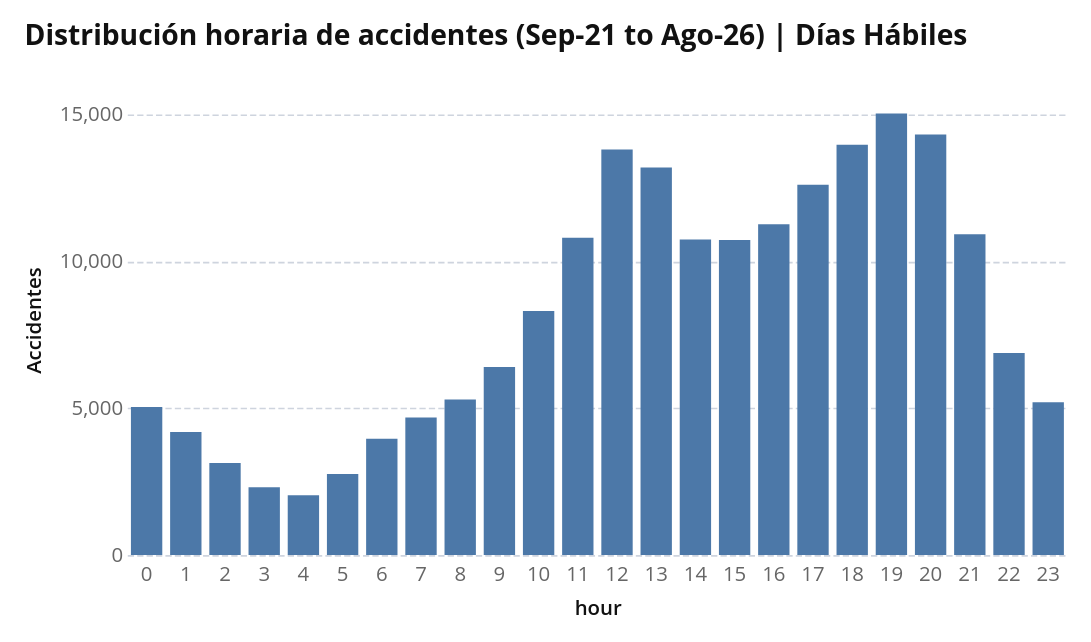

Here is the notebook cell this chart was saved with:
### Code cell
acc_weekend = acc[acc['date'].isin(dates_weekend)]
acc_weekend_by_hour = acc_weekend.groupby('hour').size().reset_index().compute()
acc_weekend_by_hour.rename(columns = {0:'Number of Accidents'}, inplace = True)

chart = (
    alt.Chart(acc_weekend_by_hour)
    .mark_bar()
    .encode(
        x=alt.X("hour:O", title="hour", axis=alt.Axis(labelAngle=0)),
        y=alt.Y("Number of Accidents:Q", title="Accidentes"),
        tooltip=["hour", "Number of Accidents"]
    )
    .properties(
        title="Distribución horaria de accidentes (Sep-21 to Ago-26) | Días Hábiles",
        width=600,
        height=300
    )
    .configure_view(strokeWidth=0)   # quita el borde del gráfico (similar a sns.despine)
    .configure_axis(domain=False)    # quita las líneas de los ejes x e y
)

chart

### Figure 1 — Vega-Lite specification as saved in the notebook (floating-point values rounded to 4 significant figures)
{"config": {"background": "white", "padding": 15, "mark": {"tooltip": true}, "point": {"filled": true, "size": 60, "stroke": "white", "strokeWidth": 1}, "circle": {"filled": true, "stroke": "white", "strokeWidth": 1}, "square": {"filled": true, "stroke": "white", "strokeWidth": 1}, "line": {"strokeWidth": 4, "strokeCap": "round", "strokeJoin": "round"}, "bar": {"cornerRadiusEnd": 0}, "area": {"opacity": 0.7}, "arc": {"stroke": "white", "strokeWidth": 1}, "rect": {"stroke": "#8A969F", "strokeWidth": 0.5}, "geoshape": {"stroke": "#666666", "strokeWidth": 0.3, "strokeJoin": "round", "strokeCap": "round"}, "title": {"font": "Open Sans, sans-serif", "fontSize": 18, "fontWeight": 700, "lineHeight": 22, "color": "#111111", "anchor": "start", "offset": 21, "subtitleFont": "Open Sans, sans-serif", "subtitleFontSize": 15, "subtitleFontWeight": 400, "subtitleLineHeight": 18, "subtitleColor": "#666666", "subtitlePadding": 3}, "axis": {"domain": false, "grid": true, "gridColor": "#CED4DE", "gridDash": [4, 2], "gridWidth": 1, "labelFont": "Open Sans, sans-serif", "labelFontSize": 13, "labelFontWeight": 400, "labelColor": "#666666", "labelPadding": 3, "tickColor": "#CED4DE", "tickSize": 5, "tickCount": 5, "titleFont": "Open Sans, sans-serif", "titleFontSize": 13, "titleFontWeight": 600, "titleColor": "#111111", "titlePadding": 9}, "axisX": {"grid": false, "tickSize": 0, "labelAngle": 0}, "axisY": {"domain": false, "ticks": false, "gridColor": "#CED4DE", "gridDash": [4, 2], "gridWidth": 1}, "axisQuantitative": {"tickCount": 5}, "axisBand": {"labelPadding": 6, "tickSize": 0}, "axisTemporal": {"grid": false}, "legend": {"labelFont": "Open Sans, sans-serif", "labelFontSize": 13, "labelFontWeight": 600, "labelColor": "#111111", "titleFont": "Open Sans, sans-serif", "titleFontSize": 13, "titleFontWeight": 600, "titleColor": "#111111", "titlePadding": 3, "symbolSize": 196, "symbolStrokeWidth": 0, "padding": 15, "offset": 21, "columnPadding": 21, "orient": "bottom", "labelLimit": 200, "titleLimit": 200}, "view": {"stroke": null, "continuousWidth": 600, "continuousHeight": 400, "strokeWidth": 0}, "range": {"category": ["#34A7F2", "#FF9800", "#664AB6", "#4EC2C0", "#F3578E", "#081079", "#0C7C68", "#AA0000", "#DDDA21"], "diverging": ["#920000", "#BD6126", "#E3A763", "#EFEFEF", "#80BDE7", "#3587C3", "#025288"], "heatmap": ["#E3F6FD", "#75CCEC", "#089BD4", "#0169A1", "#023B6F"], "ordinal": ["#E3F6FD", "#75CCEC", "#089BD4", "#0169A1", "#023B6F"], "ramp": ["#E3F6FD", "#75CCEC", "#089BD4", "#0169A1", "#023B6F"]}, "scale": {"bandPaddingInner": 0.2, "bandPaddingOuter": 0.1, "pointPadding": 0.5}, "header": {"labelFont": "Open Sans, sans-serif", "labelFontSize": 13, "labelFontWeight": 600, "labelColor": "#111111", "titleFont": "Open Sans, sans-serif", "titleFontSize": 15, "titleFontWeight": 600, "titleColor": "#111111"}, "concat": {"spacing": 18}, "facet": {"spacing": 18}, "selection": {"point": {"on": "click", "clear": "dblclick"}, "interval": {"mark": {"fill": "#0071BC", "fillOpacity": 0.15, "stroke": "#0071BC", "strokeWidth": 1}}}}, "data": {"name": "data-e3c5f7b1bd60639d10cce49df6046a1f"}, "mark": {"type": "bar"}, "encoding": {"tooltip": [{"field": "hour", "type": "quantitative"}, {"field": "Number of Accidents", "type": "quantitative"}], "x": {"axis": {"labelAngle": 0}, "field": "hour", "title": "hour", "type": "ordinal"}, "y": {"field": "Number of Accidents", "title": "Accidentes", "type": "quantitative"}}, "height": 300, "title": "Distribución horaria de accidentes (Sep-21 to Ago-26) | Días Hábiles", "width": 600, "$schema": "https://vega.github.io/schema/vega-lite/v6.4.1.json", "datasets": {"data-e3c5f7b1bd60639d10cce49df6046a1f": [{"hour": 7, "Number of Accidents": 4679}, {"hour": 18, "Number of Accidents": 13958}, {"hour": 22, "Number of Accidents": 6875}, {"hour": 5, "Number of Accidents": 2761}, {"hour": 8, "Number of Accidents": 5292}, {"hour": 13, "Number of Accidents": 13182}, {"hour": 20, "Number of Accidents": 14304}, {"hour": 1, "Number of Accidents": 4188}, {"hour": 4, "Number of Accidents": 2039}, {"hour": 6, "Number of Accidents": 3958}, {"hour": 15, "Number of Accidents": 10716}, {"hour": 3, "Number of Accidents": 2309}, {"hour": 0, "Number of Accidents": 5038}, {"hour": 16, "Number of Accidents": 11256}, {"hour": 2, "Number of Accidents": 3135}, {"hour": 12, "Number of Accidents": 13793}, {"hour": 11, "Number of Accidents": 10791}, {"hour": 14, "Number of Accidents": 10737}, {"hour": 21, "Number of Accidents": 10912}, {"hour": 19, "Number of Accidents": 15019}, {"hour": 10, "Number of Accidents": 8299}, {"hour": 9, "Number of Accidents": 6401}, {"hour": 17, "Number of Accidents": 12596}, {"hour": 23, "Number of Accidents": 5199}]}}
